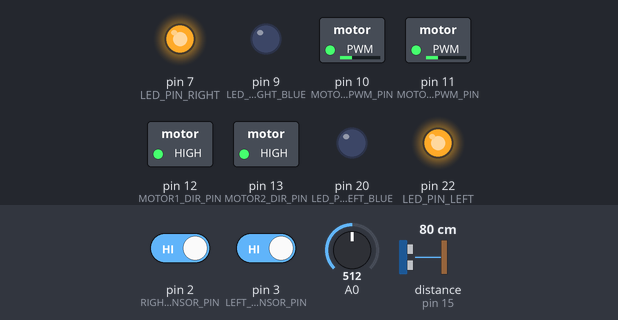
Recording of a sketch running on a simulated Arduino Mega 2560, built with avr-gcc and run on an emulated ATmega2560. Shown: switched loads named in the sketch (green lamp = pin HIGH), output pins drawn as LEDs (lit = HIGH). Wiring (inferred from the names in the program): ultrasonic range finder: trigger pin 14; echo pin 15. The test bench sets the inputs (shaded band); at power-on: distance to the obstacle (sensor on pin 15) 80 cm, pin 2 (RIGHT_SENSOR_PIN) HIGH, pin 3 (LEFT_SENSOR_PIN) HIGH, A0 = 512. The echo pulse lasts 58.3 µs per cm; random numbers use the default seed unless the sketch sets one; pins used as bus, display or sensor lines are not drawn.

Above: at 1.2 s.
1.3 s: distance to the obstacle (sensor on pin 15) set to 6 cm
2.8 s: distance to the obstacle (sensor on pin 15) set to 3 cm
At 4.0 s:
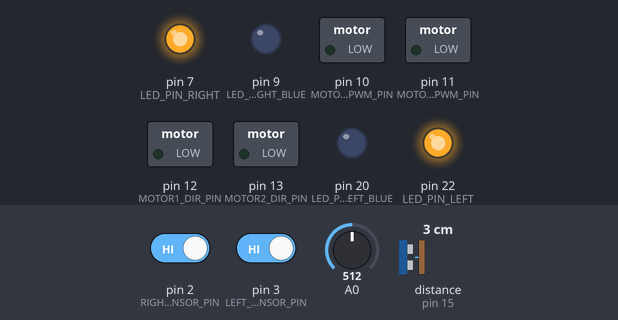
4.3 s: distance to the obstacle (sensor on pin 15) set to 9 cm
At 5.5 s:
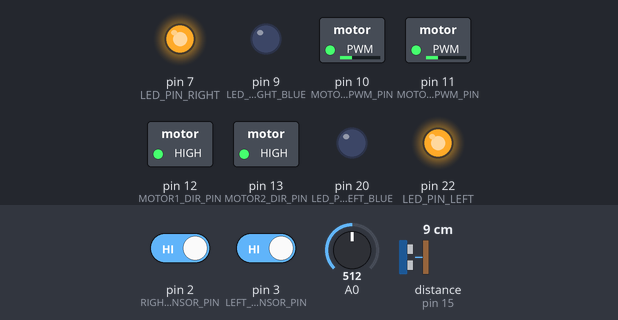
5.8 s: pin 2 (RIGHT_SENSOR_PIN) driven LOW
At 6.2 s:
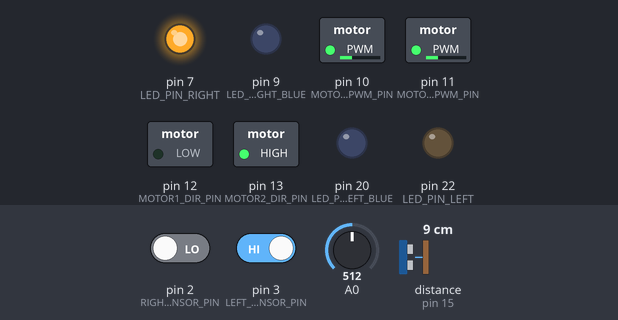
7.3 s: pin 3 (LEFT_SENSOR_PIN) driven LOW
At 8.0 s:
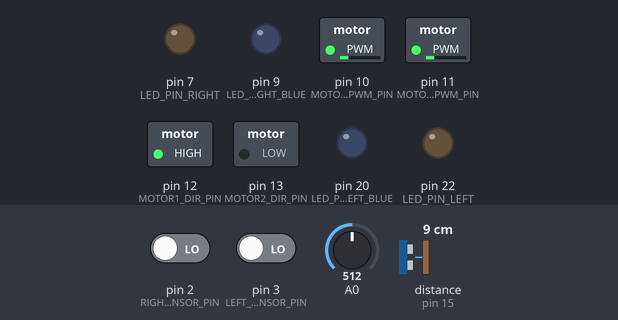
8.8 s: pin 2 (RIGHT_SENSOR_PIN) driven HIGH
At 9.4 s:
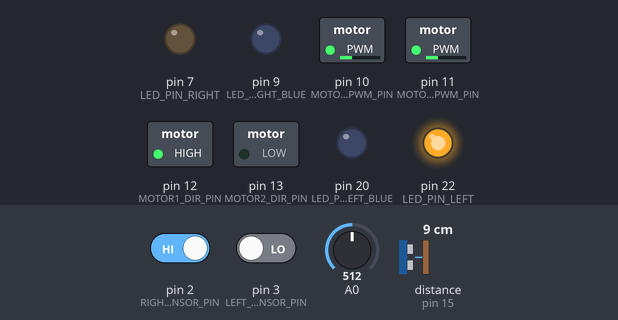
Timing chart, 0 to 11.3 s (numbered marks = the images above; inputs shaded):
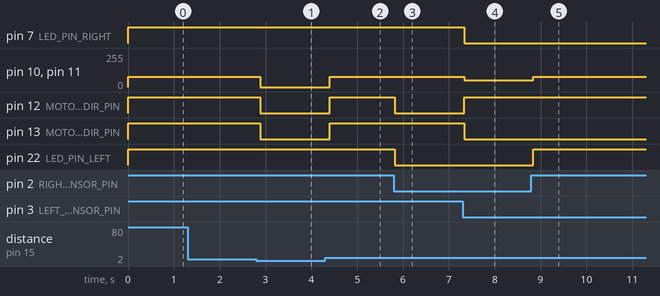

Measured:
- the behaviour switches between 5 and 4 cm on distance to the obstacle (sensor on pin 15) (found by bisection; images 0 and 1)
- after the input at 1.3 s, every drawn part: stays the same
- after the input at 2.8 s, pin 10 (MOTOR1_PWM_PIN), pin 11 (MOTOR2_PWM_PIN): 76/255 → 0/255 after 0.09 s; pin 12 (MOTOR1_DIR_PIN), pin 13 (MOTOR2_DIR_PIN): HIGH → LOW after 0.09 s
- after the input at 4.3 s, pin 10 (MOTOR1_PWM_PIN), pin 11 (MOTOR2_PWM_PIN): 0/255 → 76/255 after 0.10 s; pin 12 (MOTOR1_DIR_PIN), pin 13 (MOTOR2_DIR_PIN): LOW → HIGH after 0.10 s
- after the input at 5.8 s, pin 12 (MOTOR1_DIR_PIN), pin 22 (LED_PIN_LEFT): HIGH → LOW at once
- after the input at 7.3 s, pin 7 (LED_PIN_RIGHT), pin 13 (MOTOR2_DIR_PIN): HIGH → LOW at once; pin 10 (MOTOR1_PWM_PIN), pin 11 (MOTOR2_PWM_PIN): 76/255 → 51/255 at once; pin 12 (MOTOR1_DIR_PIN): LOW → HIGH at once
- after the input at 8.8 s, pin 10 (MOTOR1_PWM_PIN), pin 11 (MOTOR2_PWM_PIN): 51/255 → 76/255 at once; pin 22 (LED_PIN_LEFT): LOW → HIGH at once

The sketch:

Car_test.ino
```cpp
#include <Arduino.h>

// Ultrasonic sensor pins
const int TRIGGER_PIN = 14;
const int ECHO_PIN = 15;

// Line follower sensor pins
const int LEFT_SENSOR_PIN = 3;
const int RIGHT_SENSOR_PIN = 2;

// Motor 1 pins
const int MOTOR1_PWM_PIN = 10;
const int MOTOR1_DIR_PIN = 12;

// Motor 2 pins
const int MOTOR2_PWM_PIN = 11;
const int MOTOR2_DIR_PIN = 13;

// LEDs pins
const int LED_PIN_LEFT = 22;
const int LED_PIN_RIGHT = 7;
const int LED_PIN_LEFT_BLUE = 20;
const int LED_PIN_RIGHT_BLUE = 9;

// Set PWM frequency for motors
const int PWM_FREQUENCY = 1000;

// Function to measure distance using ultrasonic sensor
long measure_distance() {
    digitalWrite(TRIGGER_PIN, LOW);
    delayMicroseconds(2);
    digitalWrite(TRIGGER_PIN, HIGH);
    delayMicroseconds(10);
    digitalWrite(TRIGGER_PIN, LOW);
    long duration = pulseIn(ECHO_PIN, HIGH);
    long distance_cm = duration * 0.034 / 2;
    return distance_cm;
}

// Function to set motor speeds
void motors_speed(int left_wheel_speed, int right_wheel_speed) {
    if (left_wheel_speed > 0) {
    digitalWrite(MOTOR1_DIR_PIN, HIGH);
  } else {
    digitalWrite(MOTOR1_DIR_PIN, LOW);
  }

  if (right_wheel_speed > 0) {
    digitalWrite(MOTOR2_DIR_PIN, HIGH);
  } else {
    digitalWrite(MOTOR2_DIR_PIN, LOW);
  }

  left_wheel_speed = abs(left_wheel_speed);
  left_wheel_speed = constrain(left_wheel_speed, 0, 100);
  int left_pwm_value = map(left_wheel_speed, 0, 100, 0, 255);
  analogWrite(MOTOR1_PWM_PIN, left_pwm_value);

  right_wheel_speed = abs(right_wheel_speed);
  right_wheel_speed = constrain(right_wheel_speed, 0, 100);
  int right_pwm_value = map(right_wheel_speed, 0, 100, 0, 255);
  analogWrite(MOTOR2_PWM_PIN, right_pwm_value);
}

// Function to get tracking sensor state
int get_tracking() {
    int leftSensor = digitalRead(LEFT_SENSOR_PIN);
    int rightSensor = digitalRead(RIGHT_SENSOR_PIN);

    if (leftSensor == LOW && rightSensor == LOW) {
        return 0;
    } else if (leftSensor == LOW && rightSensor == HIGH) {
        return 1;
    } else if (leftSensor == HIGH && rightSensor == LOW) {
        return 10;
    } else if (leftSensor == HIGH && rightSensor == HIGH) {
        return 11;
    }
    // Default return statement if none of the conditions are met
    return -1; // or any other appropriate value
}
// Function to generate random value of -20 or 20
int generate_random_20() {
    // Seed the random number generator
    randomSeed(analogRead(0)); // You can use any analog pin for seeding

    // Generate a random value of -20 or 20
    return random(2) ? -20 : 20;
}

void setup() {
    // Initialize serial communication
    Serial.begin(115200);

    // Initialize ultrasonic sensor pins
    pinMode(TRIGGER_PIN, OUTPUT);
    pinMode(ECHO_PIN, INPUT);

    // Initialize line follower sensor pins
    pinMode(LEFT_SENSOR_PIN, INPUT);
    pinMode(RIGHT_SENSOR_PIN, INPUT);

    // Initialize motor pins
    pinMode(MOTOR1_PWM_PIN, OUTPUT);
    pinMode(MOTOR1_DIR_PIN, OUTPUT);
    pinMode(MOTOR2_PWM_PIN, OUTPUT);
    pinMode(MOTOR2_DIR_PIN, OUTPUT);

    // Initialize LED pins
    pinMode(LED_PIN_LEFT, OUTPUT);
    pinMode(LED_PIN_RIGHT, OUTPUT);
    pinMode(LED_PIN_LEFT_BLUE, OUTPUT);
    pinMode(LED_PIN_RIGHT_BLUE, OUTPUT);
}

void loop() {
    int tracking_state = get_tracking();
    long distance_cm = measure_distance();

    if (distance_cm > 3) {
        if (tracking_state == 0) {
            // No line detected
            // No line detected
            digitalWrite(LED_PIN_LEFT, LOW);
            digitalWrite(LED_PIN_RIGHT, LOW);
            int speed = generate_random_20();
            motors_speed(speed, -speed);  // Turn right
            delay(200);
        }
        else if (tracking_state == 1) {
            // Left sensor on line
            digitalWrite(LED_PIN_LEFT, HIGH);
            digitalWrite(LED_PIN_RIGHT, LOW);
            motors_speed(30, -30);  // Turn right
        }
        else if (tracking_state == 10) {
            // Right sensor on line
            digitalWrite(LED_PIN_LEFT, LOW);
            digitalWrite(LED_PIN_RIGHT, HIGH);
            motors_speed(-30, 30);  // Turn left
        }
        else if (tracking_state == 11) {
            // Both sensors on line
            digitalWrite(LED_PIN_LEFT, HIGH);
            digitalWrite(LED_PIN_RIGHT, HIGH);
            motors_speed(30, 30);  // Move forward
        }
    } else {
        // Obstacle detected
        digitalWrite(LED_PIN_LEFT, HIGH);
        digitalWrite(LED_PIN_RIGHT, HIGH);
        motors_speed(0, 0);  // Stop motors
    }

    delay(100);  // Adjust delay as needed
}
```
